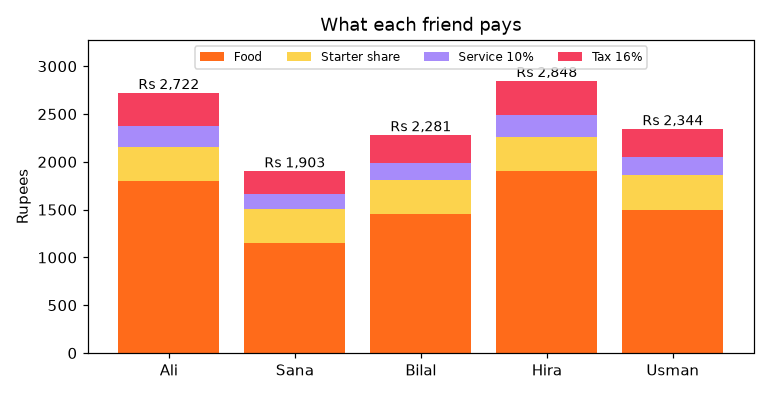

This figure's Python source:
"""
Session 1 · Real-life problem: the dinner bill splitter
-------------------------------------------------------
PROBLEM
Five friends eat at a restaurant in Karachi. The menu prices exclude tax.
Write a program that:
  1. stores each person's items in variables and lists,
  2. adds 16 % sales tax and a 10 % service charge (on the pre-tax subtotal),
  3. splits the shared starter equally,
  4. prints a neat receipt showing what each person owes, rounded to the
     nearest rupee, and checks that the shares add up to the total.

SOLUTION: only variables, arithmetic, lists, a loop and f-strings.
Run:  python session-01_problem_bill_splitter.py
"""
TAX_RATE = 0.16          # constants in ALL_CAPS
SERVICE_RATE = 0.10
shared_starter = 1_800   # one platter of fries and wings for the table

orders = {               # person -> list of (item, price)
    "Ali":    [("Chicken karahi (half)", 1_450), ("Mint lemonade", 350)],
    "Sana":   [("Daal makhni", 850), ("Garlic naan x2", 300)],
    "Bilal":  [("Beef burger", 1_250), ("Soft drink", 200)],
    "Hira":   [("Grilled fish", 1_900)],
    "Usman":  [("Club sandwich", 950), ("Cold coffee", 550)],
}

people = list(orders)                      # the dict keys, in order
starter_share = shared_starter / len(people)

print(f"{'Person':8} {'Food':>8} {'Starter':>8} {'Service':>8} {'Tax':>8} {'Owes':>8}")
print("-" * 54)
grand_total = 0
shares = {}
for person in people:
    food = sum(price for _, price in orders[person])
    subtotal = food + starter_share
    service = subtotal * SERVICE_RATE
    tax = subtotal * TAX_RATE
    owes = subtotal + service + tax
    shares[person] = round(owes)
    grand_total += owes
    print(f"{person:8} {food:8,.0f} {starter_share:8,.0f} {service:8,.0f} {tax:8,.0f} {round(owes):8,}")

print("-" * 54)
bill = (sum(p for items in orders.values() for _, p in items) + shared_starter) * (1 + TAX_RATE + SERVICE_RATE)
print(f"{'Bill':8} {'':35} {bill:8,.0f}")
diff = sum(shares.values()) - round(bill)
print(f"Sum of rounded shares = {sum(shares.values()):,} (difference Rs {diff:+d}, caused by rounding)")
biggest = max(shares, key=shares.get)
print(f"Highest share: {biggest} (Rs {shares[biggest]:,})")

# --- Optional chart: what makes up each share (stacked bars) ---
import matplotlib
matplotlib.use("Agg")                     # draw to a file, no window needed
import matplotlib.pyplot as plt

food = [sum(p for _, p in orders[x]) for x in people]
extra = [starter_share] * len(people)
serv = [(f + starter_share) * SERVICE_RATE for f in food]
taxes = [(f + starter_share) * TAX_RATE for f in food]
fig, ax = plt.subplots(figsize=(7, 3.6))
bottom = [0] * len(people)
for values, label, colour in [(food, "Food", "#FF6B1A"), (extra, "Starter share", "#FCD34D"),
                              (serv, "Service 10%", "#A78BFA"), (taxes, "Tax 16%", "#F43F5E")]:
    ax.bar(people, values, bottom=bottom, label=label, color=colour)
    bottom = [b + v for b, v in zip(bottom, values)]
for i, total in enumerate(bottom):
    ax.text(i, total + 40, f"Rs {round(total):,}", ha="center", fontsize=9)
ax.set_ylabel("Rupees"); ax.set_title("What each friend pays"); ax.set_ylim(0, max(bottom) * 1.15)
ax.legend(ncol=4, fontsize=8, loc="upper center")
fig.tight_layout(); fig.savefig("session-01_problem_bill_splitter.png", dpi=110)
print("Chart saved: session-01_problem_bill_splitter.png")
